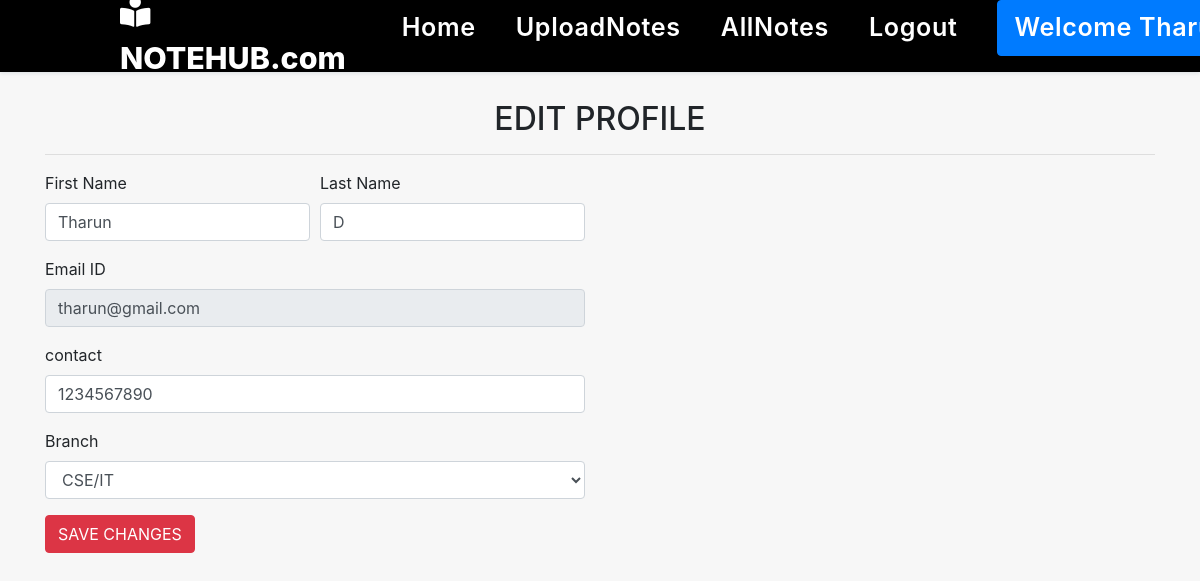
/editprofile (signed in), run on the app's committed database.
### notes/models.py (models this page shows, shortened)
class SignUp(models.Model):
    user=models.ForeignKey(User, null=True, on_delete=models.CASCADE)
    contact=models.CharField(null=True, max_length=10)
    branch=models.CharField(null=True, max_length=30)
    role=models.CharField(null=True, max_length=15)

### notes/views.py (the view, shortened to what this page needs)
# urls.py: path('editprofile',editprofile,name='editprofile'),
def editprofile(request):
    if not request.user.is_authenticated:
        return redirect('userlogin')
    error=False
    user=User.objects.get(id=request.user.id)
    data=SignUp.objects.get(user=user)
    d={'data':data,'user':user,'error':error}
    return render(request,'editprofile.html',d)

### notes/templates/editprofile.html (shortened to what this page needs)
{% extends 'usernav.html' %}
{% load static%}
{% block body%}
<div class="container"style="margin-top:90px;">
    <h2 class="text-center">EDIT PROFILE</h2>
    <hr>
    <div class="row">
        <div class="col-md-6">
            <form action="" method="post">
                <div class="form-row">
                    <div class="form-group col-sm-6">
                        <label for="">First Name</label>
                        <input type="text" class="form-control" name="fname" value="{{data.user.first_name}}">
                    </div>
                    <div class="form-group col-sm-6">
                        <label for="">Last Name</label>
                        <input type="text" class="form-control" name="lname" value="{{data.user.last_name}}">
                    </div>
                    <div class="form-group col-md-12">
                        <label for="">Email ID</label>
                        <input type="email" class="form-control" name="emailid" value="{{data.user.username}}" disabled>
                    </div>
                    <div class="form-group col-md-12">
                        <label for="">contact</label>
                        <input type="number" class="form-control" name="con" value="{{data.contact}}">
                    </div>
                    <div class="form-group col-md-12">
                        <label for="">Branch</label>
                        <select name="branch" id="" class="form-control">
                            <option value="CSE/IT">CSE/IT</option>
                        </select>
                    </div>
                </div>
                <input type="submit" class="btn btn-danger" value="SAVE CHANGES">
            </form>
        </div>
    </div><br>
</div>
{%endblock%}

### notes/templates/usernav.html (shortened to what this page needs)
<!DOCTYPE html>
<html lang="en">
<head>
    {% load static %}
    <link rel="stylesheet" href="https://maxcdn.bootstrapcdn.com/bootstrap/4.3.1/css/bootstrap.min.css">
    <link rel="stylesheet" href="https://use.fontawesome.com/releases/v5.6.3/css/all.css"
>
    <link rel="stylesheet" href="{% static 'css/mystyle.css' %}">
</head>
<body>
    <header>
		<a href="/" class="logo"><i class="	fas fa-book-reader" style="color: white;"></i> NOTEHUB.com</a>
		<nav class="navbar">
			<ul>
				<li><a class="active" href="{% url 'profile' %}">Home</a></li>
				<li><a href="{% url 'upload_notes' %}">UploadNotes</a></li>
				<li><a href="{% url 'view_notes' %}">AllNotes</a></li>
				<li><a href="{% url 'Logout' %}">Logout</a></li>
				<li class="navbar-item dropdown" style="color: black;" >
                    <a href="#" class="nav-link dropdown-toggle btn btn-primary" data-toggle="dropdown" >Welcome {{request.user.first_name}}</a>
                </li>
			</ul>
		</nav>
	</header>
</body>
</html>
{% block body %}
{% endblock %}

### notes/static/css/mystyle.css (style rules this page uses)
* { margin: 0; padding: 0; box-sizing: border-box; text-decoration: none; outline: none; border: none; transition: all 0.2s linear; }
html { overflow-x: hidden; scroll-behavior: smooth; }
body { background: #f7f7f7; padding: 10px; }
html { overflow-x: hidden; }
header { position: fixed; top: 0; left: 0; right: 0; z-index: 1000; display: flex; align-items: center; justify-content: space-between; padding: 1.7rem 10%; height: 4.5rem; background-color: black; box-shadow: 0 1px 4px rgba(146, 161, 176, 0.3); }
header .logo { font-size: 1.9rem; font-weight: 800; text-decoration: none; color: white; }
header .logo i { font-size: 1.9rem; }
header .navbar ul { list-style: none; display: flex; justify-content: center; align-items: center; }
header .navbar li { margin-left: 2.5rem; }
header .navbar ul li a { font-size: 1.57rem; color: white; font-weight: 600; text-decoration: none; letter-spacing: 0.04rem; transition: 0.2s; }
.dropdown { position: relative; display: inline-block; margin:0 5px 0 10px; }

### data on the page
SignUp: fname "Tharun", lname "D", emailid "tharun@gmail.com", con "1234567890"
